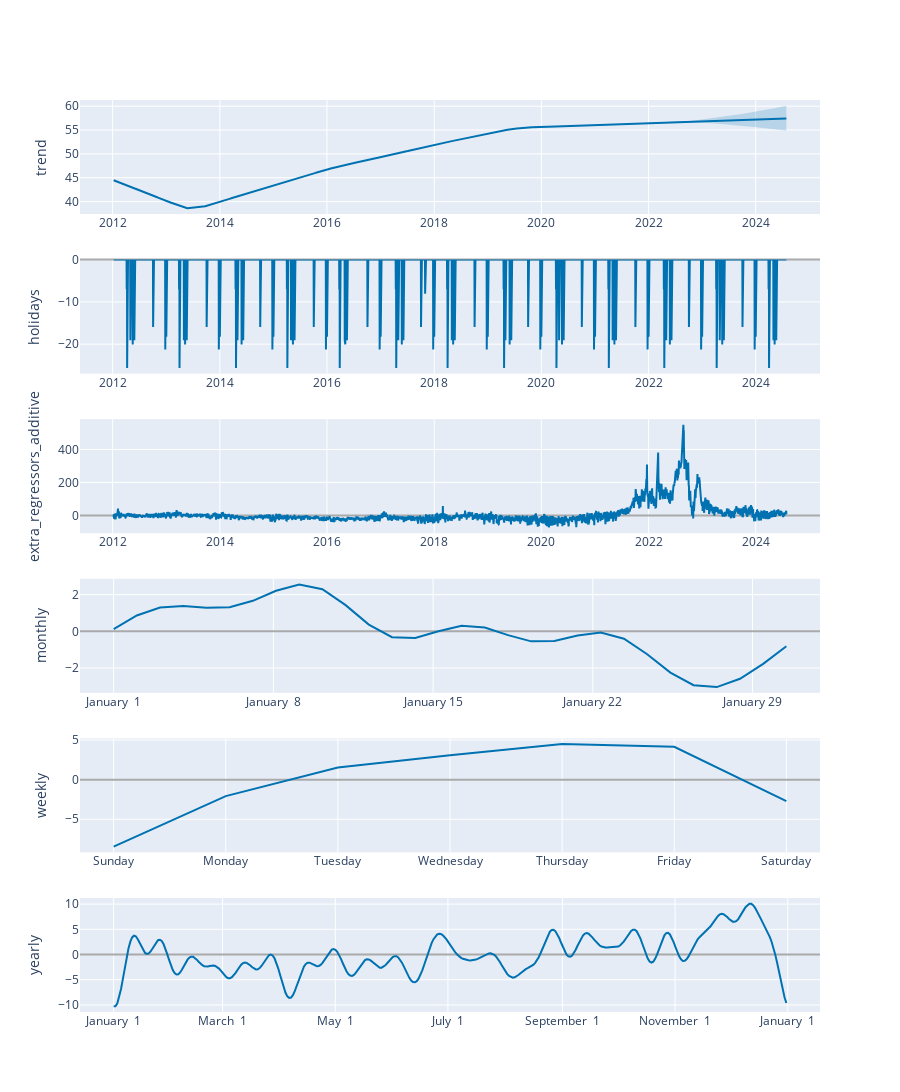

Source (notebook cell):
### Code cell
# Python
plot_components_plotly(m, forecast)

### Figure 1 — Plotly figure (JSON) as saved in the notebook; plotly's stock layout.template omitted (floating-point values rounded to 4 significant figures; data arrays with more than 128 entries replaced by an {"elided": "..."} marker saying what was removed)
{"data": [{"line": {"color": "#0072B2", "width": 2}, "mode": "lines", "name": "trend", "type": "scatter", "x": {"elided": "4586 str values"}, "xaxis": "x", "y": {"elided": "4586 float values"}, "yaxis": "y"}, {"line": {"color": "rgba(0, 114, 178, 0.2)", "width": 0}, "mode": "lines", "name": "trend_upper", "type": "scatter", "x": {"elided": "4586 str values"}, "xaxis": "x", "y": {"elided": "4586 float values"}, "yaxis": "y"}, {"fill": "tonexty", "fillcolor": "rgba(0, 114, 178, 0.2)", "line": {"color": "rgba(0, 114, 178, 0.2)", "width": 0}, "mode": "lines", "name": "trend_lower", "type": "scatter", "x": {"elided": "4586 str values"}, "xaxis": "x", "y": {"elided": "4586 float values"}, "yaxis": "y"}, {"line": {"color": "#0072B2", "width": 2}, "mode": "lines", "name": "holidays", "text": {"elided": "4586 str values"}, "type": "scatter", "x": {"elided": "4586 str values"}, "xaxis": "x2", "y": {"elided": "4586 float values"}, "yaxis": "y2"}, {"line": {"color": "#0072B2", "width": 2}, "mode": "lines", "name": "extra_regressors_additive", "type": "scatter", "x": {"elided": "4586 str values"}, "xaxis": "x3", "y": {"elided": "4586 float values"}, "yaxis": "y3"}, {"line": {"color": "#0072B2", "width": 2}, "mode": "lines", "name": "monthly", "type": "scatter", "x": ["2017-01-01T00:00:00", "2017-01-02T00:24:00", "2017-01-03T00:48:00", "2017-01-04T01:12:00", "2017-01-05T01:36:00", "2017-01-06T02:00:00", "2017-01-07T02:24:00", "2017-01-08T02:48:00", "2017-01-09T03:12:00", "2017-01-10T03:36:00", "2017-01-11T04:00:00", "2017-01-12T04:24:00", "2017-01-13T04:48:00", "2017-01-14T05:12:00", "2017-01-15T05:36:00", "2017-01-16T06:00:00", "2017-01-17T06:24:00", "2017-01-18T06:48:00", "2017-01-19T07:12:00", "2017-01-20T07:36:00", "2017-01-21T08:00:00", "2017-01-22T08:24:00", "2017-01-23T08:48:00", "2017-01-24T09:12:00", "2017-01-25T09:36:00", "2017-01-26T10:00:00", "2017-01-27T10:24:00", "2017-01-28T10:48:00", "2017-01-29T11:12:00", "2017-01-30T11:36:00"], "xaxis": "x4", "y": [0.1154, 0.8665, 1.298, 1.382, 1.286, 1.314, 1.664, 2.213, 2.553, 2.297, 1.428, 0.3691, -0.3185, -0.3675, 0.003566, 0.3047, 0.2043, -0.2073, -0.546, -0.5219, -0.2266, -0.06445, -0.4016, -1.25, -2.249, -2.936, -3.039, -2.584, -1.772, -0.8155], "yaxis": "y4"}, {"line": {"color": "#0072B2", "width": 2}, "mode": "lines", "name": "weekly", "type": "scatter", "x": ["2017-01-01T00:00:00", "2017-01-02T00:00:00", "2017-01-03T00:00:00", "2017-01-04T00:00:00", "2017-01-05T00:00:00", "2017-01-06T00:00:00", "2017-01-07T00:00:00"], "xaxis": "x5", "y": [-8.46, -2.072, 1.545, 3.075, 4.487, 4.146, -2.72], "yaxis": "y5"}, {"line": {"color": "#0072B2", "width": 2}, "mode": "lines", "name": "yearly", "type": "scatter", "x": {"elided": "365 str values"}, "xaxis": "x6", "y": {"elided": "365 float values"}, "yaxis": "y6"}], "layout": {"height": 1200, "showlegend": false, "width": 900, "xaxis": {"anchor": "y", "domain": [0, 1], "range": ["2011-05-23T18:00:00", "2025-03-14T06:00:00"], "type": "date"}, "xaxis2": {"anchor": "y2", "domain": [0, 1], "range": ["2011-05-23T18:00:00", "2025-03-14T06:00:00"], "type": "date"}, "xaxis3": {"anchor": "y3", "domain": [0, 1], "range": ["2011-05-23T18:00:00", "2025-03-14T06:00:00"], "type": "date"}, "xaxis4": {"anchor": "y4", "domain": [0, 1], "range": ["2016-12-30T12:37:12", "2017-01-31T22:58:48"], "tickformat": "%B %e", "type": "date"}, "xaxis5": {"anchor": "y5", "domain": [0, 1], "range": ["2016-12-31T16:48:00", "2017-01-07T07:12:00"], "tickformat": "%A", "type": "date"}, "xaxis6": {"anchor": "y6", "domain": [0, 1], "range": ["2016-12-13T18:54:02.958904", "2018-01-18T11:04:57.863013"], "tickformat": "%B %e", "type": "date"}, "yaxis": {"anchor": "x", "domain": [0.875, 1], "rangemode": "normal", "title": {"text": "trend"}, "zerolinecolor": "#AAA"}, "yaxis2": {"anchor": "x2", "domain": [0.7, 0.825], "rangemode": "tozero", "title": {"text": "holidays"}, "zerolinecolor": "#AAA"}, "yaxis3": {"anchor": "x3", "domain": [0.525, 0.65], "rangemode": "tozero", "title": {"text": "extra_regressors_additive"}, "zerolinecolor": "#AAA"}, "yaxis4": {"anchor": "x4", "domain": [0.35, 0.475], "title": {"text": "monthly"}, "zerolinecolor": "#AAA"}, "yaxis5": {"anchor": "x5", "domain": [0.175, 0.3], "title": {"text": "weekly"}, "zerolinecolor": "#AAA"}, "yaxis6": {"anchor": "x6", "domain": [0, 0.125], "title": {"text": "yearly"}, "zerolinecolor": "#AAA"}}}
